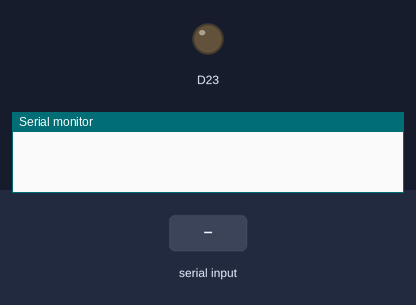
The sketch below on a simulated Arduino Zero (SAMD21). On the bench: output pins drawn as LEDs (lit = HIGH), the last lines printed to the serial monitor. Inputs (shaded band) come from the test bench.

Above: at 1.2 s.
1.3 s: "off\n" received over Serial
At 2.2 s:
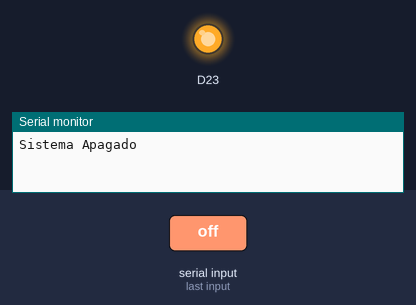
2.8 s: "hemo1\n" received over Serial
At 3.4 s:
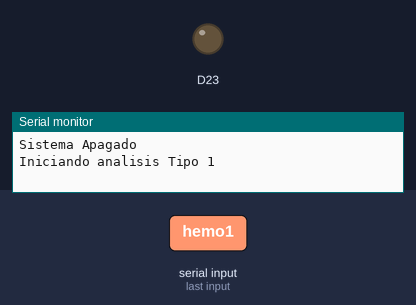
Timing chart, 0 to 5.8 s (numbered marks = the images above; inputs shaded):
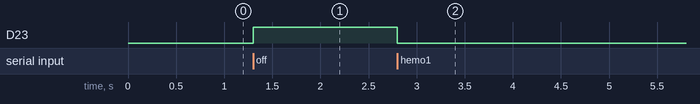

Measured:
- after the input at 1.3 s, D23: LOW → HIGH at once
- after the input at 2.8 s, D23: HIGH → LOW at once

The sketch:

KDE_V1.ino
```cpp
// Llama a la libreria servo para el control del motor brushles de dron
//Servo mimotor;                   // Cambio de nombre para llamar mas facilmente a las funciones de la libreria servo
int dato = 0;
int val = 0;
String inputString = "";         // String para almacenar el texto enviado por Serial

void setup() {
  // Iniciando comunicacion serial a 9600 baudrate
  Serial.begin(9600);
  inputString.reserve(200);
  analogWriteResolution(11);
  analogWriteFrequency(A9, 200);
}
/*
 * El evento serial ocurre cuando se detecta una trama a traves del bus serial
 */
void serialEvent()
{
  // Mientras se este enviando datos a traves del bus serial
  while (Serial.available() > 0){

        // Almacena la trama de datos hasta que se presione ENTER
        if(Serial.available() >0)
        {
          inputString = Serial.readStringUntil('\n');

        }


   }
   // accion
   // Si el String es "apagado" Se envia el comando de apagado al motor
   if (inputString=="off"){
      dato =1100;
//      val = map(dato, 0, 1023, 0, 140);
//      mimotor.write(val);
      analogWrite(A9, map(dato, 0, 2047, 0, 2047));
      /* Serial.print("Secuencia de Apagado Iniciada");
      delay(1000);
      Serial.print(".");
      delay(1000);
      Serial.print(".");
      delay(1000);
      Serial.print(".");
      Serial.print("\n");
      delay(1000); */
      Serial.print("Sistema Apagado\n");
   }
   // Si el String es "hemo1" Se envia el comando de velocidad para analisis tipo 1
   else if (inputString=="hemo1"){
      dato =1900;// deseado 1100us
//      val = map(dato, 0, 1023, 0, 140);
//      mimotor.write(val);
//      analogWrite(A9, map(cal(dato), 0, 2047, 0, 2047));
      enviar(dato);
      Serial.print("Iniciando analisis Tipo 1\n");
   }
   // Si el String es "hemo2" Se envia el comando de velocidad para analisis tipo 2
   else if (inputString=="hemo2"){
      dato =1100; //1500us deseado
//      val = map(dato, 0, 1023, 0, 255);
//      mimotor.write(val);
//      analogWrite(A9, map(cal(dato), 0, 2047, 0, 2047));
      enviar(dato);
      Serial.print("Iniciando analisis Tipo 2\n");
   }
   // Si el String es "hemo3" Se envia el comando de velocidad para analisis tipo 3
   else if (inputString=="hemo3"){
      dato = 1500; //1900us deseado max
      enviar(dato);
//      analogWrite(A9, map(cal(dato), 0, 2047, 0, 2047));
      enviar(dato);
      Serial.print("Iniciando analisis Tipo 3\n");
      Serial.print(cal(dato));
   }

   else{

       Serial.print("error no se reconoce el comando ingresado \n");
   }


}
void loop(){
  // No se utiliza
}
int cal (int dato) {
  int salida;
  return salida = (dato*2047)/4990;// Regla de 3 simple
}
void enviar(int dato) {
  int val = map(cal(dato), 0, 2047, 0, 2047);
//  int valc= val -2;
  analogWrite(A9, val);
}
```
